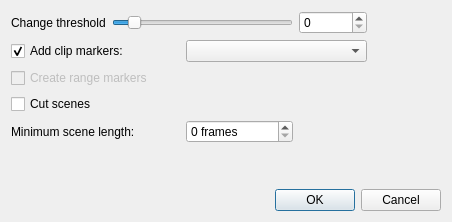
<?xml version="1.0" encoding="UTF-8"?>
<ui version="4.0">
 <author>
SPDX-FileCopyrightText: none
SPDX-License-Identifier: GPL-3.0-only OR LicenseRef-KDE-Accepted-GPL
 </author>
 <class>SceneCutDialog_UI</class>
 <widget class="QDialog" name="SceneCutDialog_UI">
  <property name="geometry">
   <rect>
    <x>0</x>
    <y>0</y>
    <width>452</width>
    <height>222</height>
   </rect>
  </property>
  <property name="windowTitle">
   <string>Scene Cut</string>
  </property>
  <layout class="QGridLayout" name="gridLayout">
   <item row="0" column="1" colspan="2">
    <widget class="QSlider" name="horizontalSlider">
     <property name="minimum">
      <number>1</number>
     </property>
     <property name="value">
      <number>10</number>
     </property>
     <property name="orientation">
      <enum>Qt::Orientation::Horizontal</enum>
     </property>
    </widget>
   </item>
   <item row="5" column="0" colspan="2">
    <widget class="QLabel" name="label">
     <property name="text">
      <string>Minimum scene length:</string>
     </property>
    </widget>
   </item>
   <item row="3" column="0" colspan="5">
    <widget class="QCheckBox" name="cut_scenes">
     <property name="text">
      <string>Cut scenes</string>
     </property>
    </widget>
   </item>
   <item row="1" column="0" colspan="2">
    <widget class="QCheckBox" name="add_markers">
     <property name="text">
      <string>Add clip markers:</string>
     </property>
     <property name="checked">
      <bool>true</bool>
     </property>
    </widget>
   </item>
   <item row="6" column="0">
    <spacer name="verticalSpacer">
     <property name="orientation">
      <enum>Qt::Orientation::Vertical</enum>
     </property>
     <property name="sizeHint" stdset="0">
      <size>
       <width>20</width>
       <height>40</height>
      </size>
     </property>
    </spacer>
   </item>
   <item row="7" column="0" colspan="5">
    <widget class="QDialogButtonBox" name="buttonBox">
     <property name="orientation">
      <enum>Qt::Orientation::Horizontal</enum>
     </property>
     <property name="standardButtons">
      <set>QDialogButtonBox::StandardButton::Cancel|QDialogButtonBox::StandardButton::Ok</set>
     </property>
    </widget>
   </item>
   <item row="5" column="2">
    <widget class="QSpinBox" name="minDuration">
     <property name="suffix">
      <string> frames</string>
     </property>
     <property name="maximum">
      <number>99999999</number>
     </property>
    </widget>
   </item>
   <item row="0" column="3">
    <widget class="QSpinBox" name="threshold"/>
   </item>
   <item row="1" column="2" colspan="2">
    <widget class="MarkerCategoryChooser" name="marker_category">
     <property name="allowAll" stdset="0">
      <bool>false</bool>
     </property>
    </widget>
   </item>
   <item row="0" column="0">
    <widget class="QLabel" name="label_2">
     <property name="text">
      <string>Change threshold</string>
     </property>
    </widget>
   </item>
   <item row="2" column="0" colspan="4">
    <widget class="QCheckBox" name="range_markers">
     <property name="enabled">
      <bool>false</bool>
     </property>
     <property name="text">
      <string>Create range markers</string>
     </property>
    </widget>
   </item>
  </layout>
 </widget>
 <customwidgets>
  <customwidget>
   <class>MarkerCategoryChooser</class>
   <extends>QComboBox</extends>
   <header>widgets/markercategorychooser.h</header>
  </customwidget>
 </customwidgets>
 <resources/>
 <connections>
  <connection>
   <sender>buttonBox</sender>
   <signal>accepted()</signal>
   <receiver>SceneCutDialog_UI</receiver>
   <slot>accept()</slot>
   <hints>
    <hint type="sourcelabel">
     <x>248</x>
     <y>254</y>
    </hint>
    <hint type="destinationlabel">
     <x>157</x>
     <y>274</y>
    </hint>
   </hints>
  </connection>
  <connection>
   <sender>buttonBox</sender>
   <signal>rejected()</signal>
   <receiver>SceneCutDialog_UI</receiver>
   <slot>reject()</slot>
   <hints>
    <hint type="sourcelabel">
     <x>316</x>
     <y>260</y>
    </hint>
    <hint type="destinationlabel">
     <x>286</x>
     <y>274</y>
    </hint>
   </hints>
  </connection>
  <connection>
   <sender>horizontalSlider</sender>
   <signal>valueChanged(int)</signal>
   <receiver>threshold</receiver>
   <slot>setValue(int)</slot>
   <hints>
    <hint type="sourcelabel">
     <x>208</x>
     <y>21</y>
    </hint>
    <hint type="destinationlabel">
     <x>327</x>
     <y>21</y>
    </hint>
   </hints>
  </connection>
  <connection>
   <sender>threshold</sender>
   <signal>valueChanged(int)</signal>
   <receiver>horizontalSlider</receiver>
   <slot>setValue(int)</slot>
   <hints>
    <hint type="sourcelabel">
     <x>327</x>
     <y>21</y>
    </hint>
    <hint type="destinationlabel">
     <x>208</x>
     <y>21</y>
    </hint>
   </hints>
  </connection>
  <connection>
   <sender>add_markers</sender>
   <signal>toggled(bool)</signal>
   <receiver>marker_category</receiver>
   <slot>setEnabled(bool)</slot>
   <hints>
    <hint type="sourcelabel">
     <x>77</x>
     <y>59</y>
    </hint>
    <hint type="destinationlabel">
     <x>256</x>
     <y>59</y>
    </hint>
   </hints>
  </connection>
  <connection>
   <sender>add_markers</sender>
   <signal>toggled(bool)</signal>
   <receiver>range_markers</receiver>
   <slot>setEnabled(bool)</slot>
   <hints>
    <hint type="sourcelabel">
     <x>99</x>
     <y>55</y>
    </hint>
    <hint type="destinationlabel">
     <x>222</x>
     <y>90</y>
    </hint>
   </hints>
  </connection>
 </connections>
</ui>
